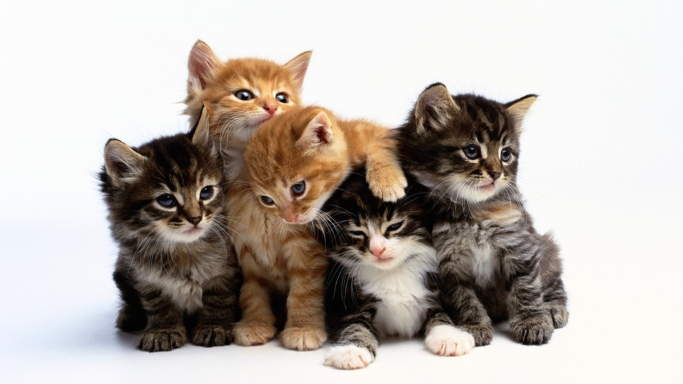
#> input picture image/cats.jpg, 1366 x 768 px (shown at 1/2 size)
$ jupyter execute --allow-errors '6 week.ipynb'   (older library calls are emulated)
#> lines starting #> are read from the running program, lines starting #| are printed output that depends on the picture; after the words box and inside, x2 and y2 are one past the last pixel; in counts of white or black regions, pixels touching at a corner belong together; pictures that were not available may be replaced by others from this repository, and a replacement may not be noted
[cell 1]
import numpy as np
import cv2

[cell 2]
## haar cascade (고양이 얼굴 검출기)

cat_face_cascade = cv2.CascadeClassifier('haarcascade_frontalcatface_extended.xml')

img = cv2.imread('image/cats.jpg', 1)
#> img is the input picture: shape (768, 1366, 3); mean B, G, R 175.2, 181.6, 189.5
gray = cv2.cvtColor(img, cv2.COLOR_BGR2GRAY)
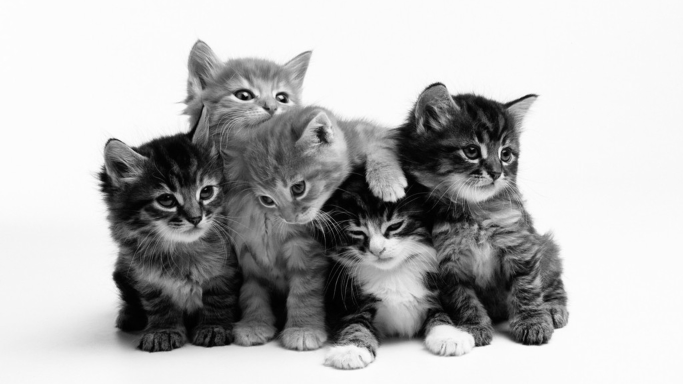
#> gray: shape (768, 1366) (shown at 1/2 size); min 0, max 255, mean 183.2

cat_faces = cat_face_cascade.detectMultiScale(gray, 1.1, 3)
#> cat_faces = [[899, 242, 162, 162], [669, 389, 166, 166], [279, 315, 192, 192]]


for (x,y,w,h) in cat_faces :

    cv2.rectangle(img,(x,y), (x+w,y+h), (255,0,0), 2)
#> this loop made 3 passes
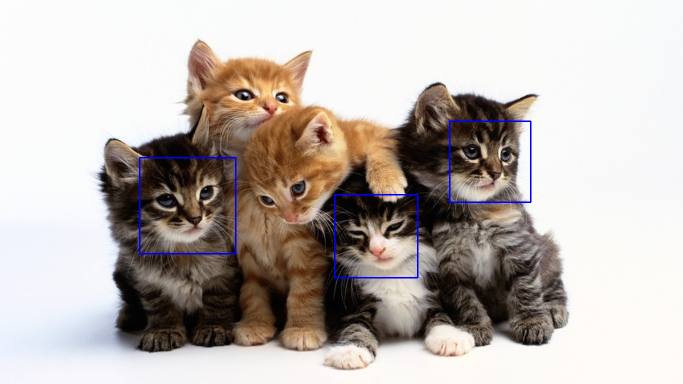
#> img: shape (768, 1366, 3) (shown at 1/2 size); 0.59% of pixels changed, all inside (x1, y1, x2, y2) = (278, 241, 1063, 557)


cv2.imshow('img', img)
cv2.waitKey(0)
cv2.destroyAllWindows()

[cell 3]
## haar cascade (눈, 얼굴 검출기)

face_cascade = cv2.CascadeClassifier('haarcascade_frontalface_default.xml')
eye_cascade = cv2.CascadeClassifier('haarcascade_eye.xml')

img = cv2.imread('image/aespa.jpg', 1)
#> (the rest of this cell did not finish here and is left out)

[cell 4]
## ORB 알고리즘(Oriented fast and Rotated Brief)

src = cv2.imread('image/apple_book.jpg', 1)
#> (the rest of this cell did not finish here and is left out)

[cell 5]
print(0)

[cell 6]
## K - means clustering (평균 군집화) // 비지도 학습

src = cv2.imread('image/flower.jpg', 1)
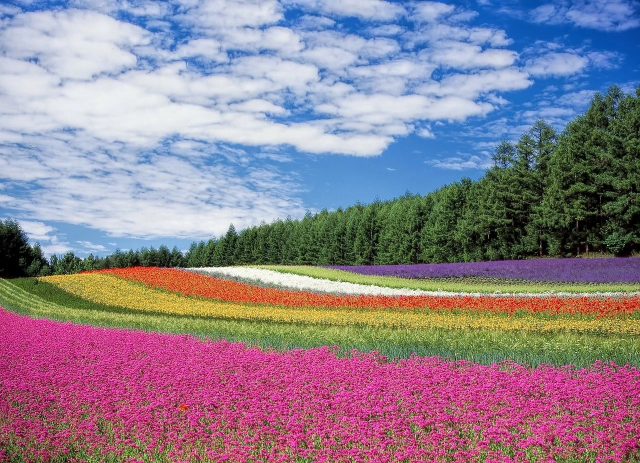
#> input picture image/flower.jpg, 1280 x 926 px (shown at 1/2 size)
#> src is the input picture: shape (926, 1280, 3); mean B, G, R 143.8, 129.3, 142.7

data = src.reshape(-1,4).astype(np.float32)
criteria = (cv2.TERM_CRITERIA_MAX_ITER + cv2.TERM_CRITERIA_EPS, 10, 0.001)
#> criteria = (3, 10, 0.001)
retval, bestLabels, centers = cv2.kmeans(data, 11, None, criteria, 10, cv2.KMEANS_RANDOM_CENTERS)
#> retval = 2.5e+09; centers = [[57.1, 161.3, 118.3, 54.83], [126.8, 204.6, 60.05, 64.75], [169, 129.1, 213.4, 169.1], [214.7, 214.8, 213.8, 214.9], [31.47, 33.64, 30.24, 30.26], [125.4, 93.78, 68.13, 117.9], [205.1, 163.8, 118.9, 212.4], [116.6, 71.86, 179.5, 125.8], [64.11, 62.12, 101, 85.57], [193.5, 100.5, 55.84, 177], [120.8, 207.6, 167.1, 118.3]]

centers = centers.astype(np.uint8)
#> centers = [[57, 161, 118, 54], [126, 204, 60, 64], [169, 129, 213, 169], [214, 214, 213, 214], [31, 33, 30, 30], [125, 93, 68, 117], [205, 163, 118, 212], [116, 71, 179, 125], [64, 62, 101, 85], [193, 100, 55, 177], [120, 207, 167, 118]]
dst = centers[bestLabels].reshape(src.shape)
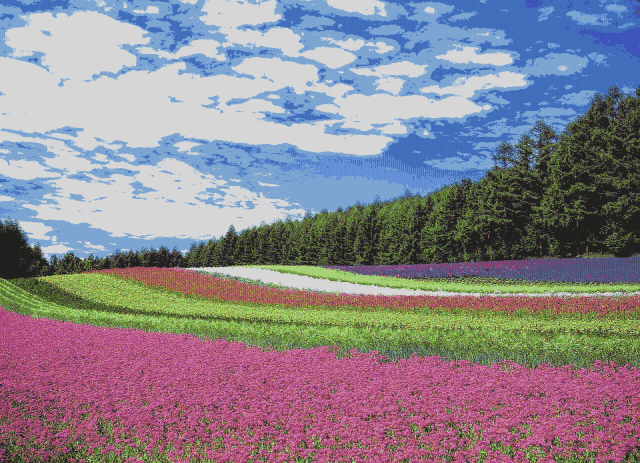
#> dst: shape (926, 1280, 3) (shown at 1/2 size); mean B, G, R 142.8, 132, 139.6

cv2.imshow('dst', dst)
cv2.waitKey()
cv2.destroyAllWindows()

[cell 7]
print(centers)
#| [[ 57 161 118  54]
#|  [126 204  60  64]
#|  [169 129 213 169]
#|  [214 214 213 214]
#|  [ 31  33  30  30]
#|  [125  93  68 117]
#|  [205 163 118 212]
#|  [116  71 179 125]
#|  [ 64  62 101  85]
#|  [193 100  55 177]
#|  [120 207 167 118]]

[cell 8]
## K - nearest neighbor (최근접 이웃) // 지도학습

def loadTrainData(image_path, label_path):

    with open(image_path, "rb") as image_data:
        images = np.frombuffer(image_data.read(), dtype = np.uint8, offset = 16)
    with open(label_path, "rb") as label_data:
        labels = np.frombuffer(label_data.read(), dtype = np.uint8, offset = 8)
    return images.reshape(-1, 784), labels

#> (the rest of this cell did not finish here and is left out)

#> (a cell that did not finish here is left out)

[cell 10]
## optical flow (루카스 - 카나데 알고리즘)

cap = cv2.VideoCapture('image/walking.avi')
fps = cap.get(cv2.CAP_PROP_FPS)
#> fps = 30.26
delay = int(1000/fps)
#> delay = 33

color = (0,255,0)
lines = None
prevImg = None
## calcOpticalFlowPyrLK 중지 요견 설정
termcriteria = (cv2.TERM_CRITERIA_EPS | cv2.TERM_CRITERIA_COUNT, 10, 0.03)
#> termcriteria = (3, 10, 0.03)

while cap.isOpened():
    ret, frame = cap.read()
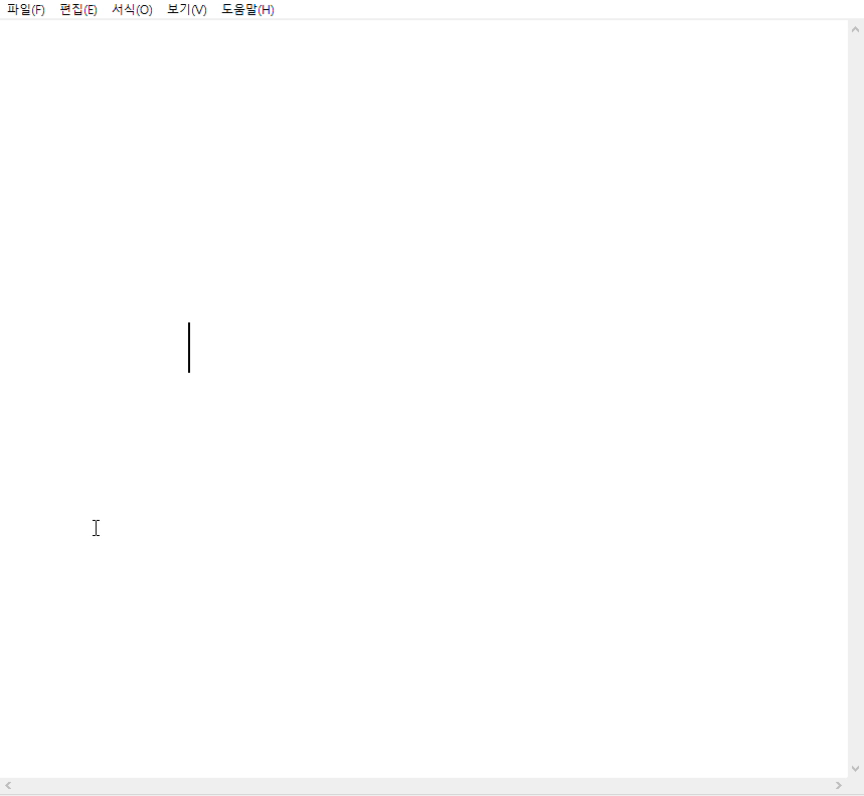
#> input picture frame 40 of image/hhh.mp4, 864 x 796 px, given in place of walking.avi, which was not available
#> frame is the input picture: shape (796, 864, 3); mean B, G, R 254, 254, 254
    if not ret: break
    img_draw = frame.copy()
    gray = cv2.cvtColor(frame, cv2.COLOR_BGR2GRAY)
#> gray: shape (796, 864)

    if prevImg is None:
        prevImg = gray

        lines = np.zeros_like(frame)

        prevPt = cv2.goodFeaturesToTrack(prevImg, 200, 0.01, 10)
#> prevPt = 27 rows, first 8: [189, 372], [189, 322], [17, 8], [263, 9], [121, 7], [89, 9], [199, 13], [170, 7]

    else:
        nextImg = gray

        nextPt, status, err = cv2.calcOpticalFlowPyrLK(prevImg, nextImg,
                                                      prevPt, None,
                                                      criteria=termcriteria)

        prevMv = prevPt[status==1]
        nextMv = nextPt[status==1]
        for i,(p, n) in enumerate(zip(prevMv, nextMv)):
            px,py = p.ravel()
            nx,ny = n.ravel()

            cv2.line(lines, (px.astype(np.uint16),py.astype(np.uint16)),
                     (nx.astype(np.uint16),ny.astype(np.uint16)),
                     (0,255,0), 2)

            cv2.circle(img_draw, (nx.astype(np.uint16),ny.astype(np.uint16)),
                       2, (0,255,0), -1)

        img_draw = cv2.add(img_draw,lines)

        prevImg = nextImg
        prevPt = nextMv.reshape(-1,1,2)

    cv2.imshow('OpticalFlow_LK', img_draw)

    if cv2.waitKey(delay) == ord('q'):
#> (key q is pressed here)
        break
    elif cv2.waitKey(delay) == ord('r'):
        prevImg = None

cv2.destroyAllWindows()
cap.release()

#> (a cell that did not finish here is left out)

#> (a cell that did not finish here is left out)

[cell 13]
## optical flow (군나르 파너백 알고리즘)

def drawFlow(img, flow, step = 16):
    h,w = img.shape[:2]

    idx_y, idx_x = np.mgrid[step/2:h:step,step/2:w:step].astype(np.int)
    indices = np.stack((idx_x, idx_y), axis = -1).reshape(-1,2)

    for x,y in indices:

        cv2.circle(img, (x,y), 1, (0,255,0), -1)

        dx,dy = flow[y, x].astype(np.int)

        cv2.line(img, (x,y), (x+dx, y+dy), (0,255,0),2,cv2.LINE_AA)

prev = None

cap = cv2.VideoCapture('image/walking.avi')
fps = cap.get(cv2.CAP_PROP_FPS)
delay = int(1000/fps)

while cap.isOpened():
    ret,frame = cap.read()
    if not ret: break
    gray = cv2.cvtColor(frame, cv2.COLOR_BGR2GRAY)

    if prev is None:
        prev = gray
    else :
        flow = cv2.calcOpticalFlowFarneback(prev,gray,None,\
                                           0.5,3,15,3,5,1.1,\
                                            cv2.OPTFLOW_FARNEBACK_GAUSSIAN)
        drawFlow(frame,flow)

        prev = gray

    cv2.imshow('op', frame)
    if cv2.waitKey(delay) == ord('q'):
#> (key q is pressed here)
        break

cv2.destroyAllWindows()
cap.release()

[cell 14]
## 가우시안 블러

img = cv2.imread('image/tomato.jpg', 1)
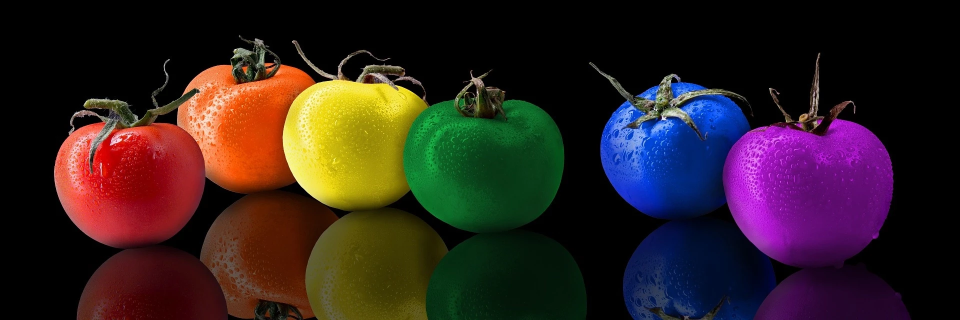
#> input picture image/tomato.jpg, 1920 x 640 px (shown at 1/2 size)
#> img is the input picture: shape (640, 1920, 3); mean B, G, R 31.8, 32.8, 48.3
img = cv2.resize(img, dsize=(0,0), fx = 0.5, fy = 0.5,
                 interpolation = cv2.INTER_AREA)
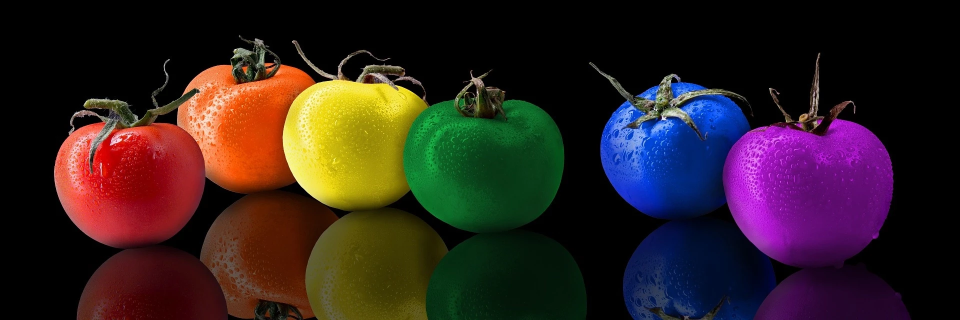
#> img: shape (320, 960, 3); mean B, G, R 31.8, 32.8, 48.4

blur_gaussian = img.copy()
blur = img.copy()

size = (11,11)

blur_gaussian = cv2.GaussianBlur(blur_gaussian, size, sigmaX = 0)
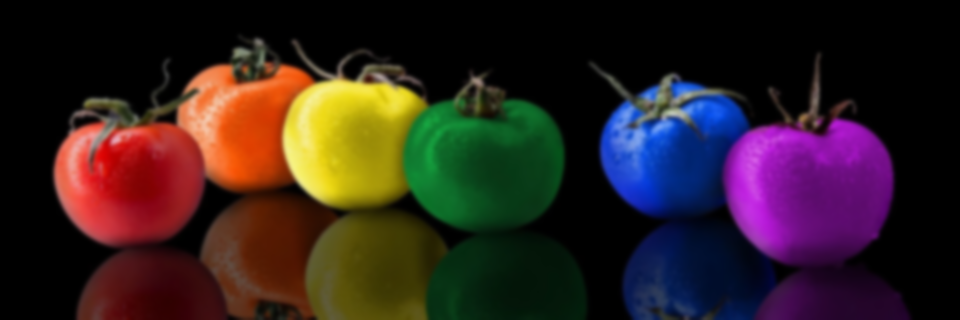
#> blur_gaussian: shape (320, 960, 3); mean B, G, R 31.8, 32.8, 48.4
blur = cv2.blur(blur, size)
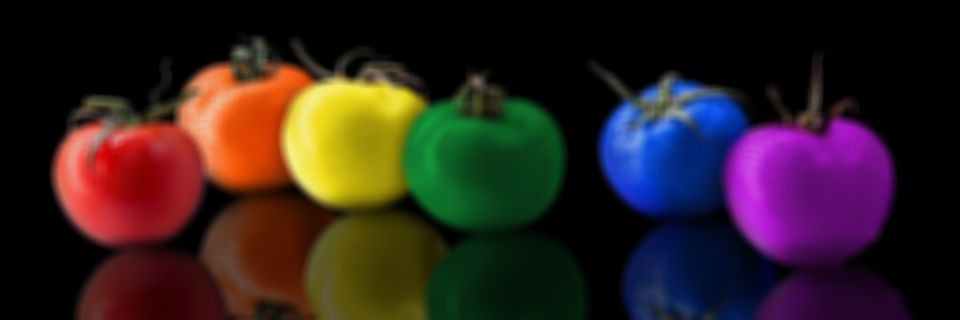
#> blur: shape (320, 960, 3); mean B, G, R 31.8, 32.8, 48.4

cv2.imshow('img', img)
cv2.imshow('blur',blur)
cv2.imshow('blur_gaussian',blur_gaussian)
cv2.imshow('img', img)
cv2.waitKey(0)
cv2.destroyAllWindows()
